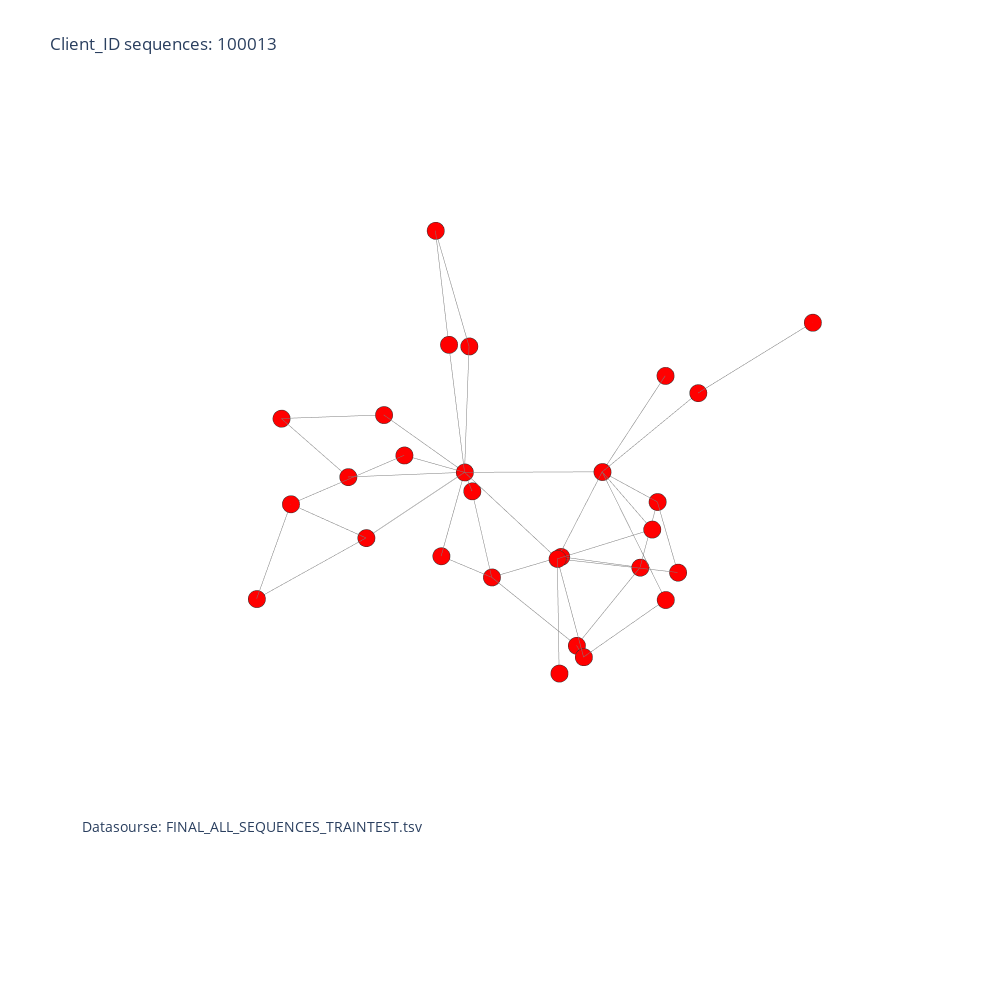

This figure's notebook cell:
### Code cell
data=[trace1, trace2]
fig=go.Figure(data=data, layout=layout)

py.iplot(fig)

### Figure 1 — Plotly figure (JSON) as saved in the notebook; plotly's stock layout.template omitted (floating-point values rounded to 4 significant figures; data arrays with more than 128 entries replaced by an {"elided": "..."} marker saying what was removed)
{"data": [{"hoverinfo": "none", "line": {"color": "rgb(125,125,125)", "width": 1}, "mode": "lines", "type": "scatter3d", "x": {"elided": "129 float values"}, "y": {"elided": "129 float values"}, "z": {"elided": "129 float values"}}, {"hoverinfo": "text", "marker": {"color": "red", "colorscale": [[0, "#440154"], [0.1111, "#482878"], [0.2222, "#3e4989"], [0.3333, "#31688e"], [0.4444, "#26828e"], [0.5556, "#1f9e89"], [0.6667, "#35b779"], [0.7778, "#6ece58"], [0.8889, "#b5de2b"], [1, "#fde725"]], "line": {"color": "rgb(50,50,50)", "width": 0.5}, "size": 6, "symbol": "circle"}, "mode": "markers", "name": "actors", "text": ["00708ed91a6904a6b2a53152c24f58f3", "03c929667f81ea227731193143637930", "09e9c17dd5ed59af4fac2bd014c28e41", "102ea67be78b0d7277d2a22719c6426d", "126562dc8703e8aa7df156fb6dcad546", "12cf546c700e955d023e335b6ca7b8b2", "1669b50f343dd2e888c2ef6e2a218b23", "3dfbbc680feefe09131f1e83ef908ec4", "4384176905e4f4591a8125da454b80f1", "4541985713e1b0d40e9f2af792a50b34", "4bd3981228debd5428b72ccaf9e16e4a", "5265ab43c658670dd554db886cd53307", "5623c50b51bfad7f99c425865e85886c", "5a449e1e2333f2f684848eb2b0c94a68", "69e9e614a4d89e7527f68c5c93231502", "80c1f1602b3784e7e6525a6e7b22fcb9", "828e617555709596bc3b9f248bbab38b", "8b588744bbc306360f774c6d068747fa", "9d3087e7e08df9267ad8676fd02b19f7", "b496d19eb25556bd64e481d11b6f7dd6", "b6486c2402c646e280af20bb4115c4bd", "c768530e7d8124941406f905bdcdcc5b", "cfaebc0021cc3729028be60c8dbf6ec8", "d694f3b60c35b806451e8d91cac8f579", "dd253659a9e69f90b62669f71daf8de2", "e841b1dc98f3b54f95c0f496cd2769fb", "effcefd26eb9accd8b96c21f4c378c20", "fc18cab3702816377a93da2726bc6a2d"], "type": "scatter3d", "x": [-0.3672, 1.913, -2.064, 0.3064, -1.499, 0.9554, 1.217, -1.522, -0.07055, 0.1222, -0.5988, 0.9398, -2.584, 0.8886, 1.663, -1.09, -0.983, -0.2758, -2.161, 2.42, -0.104, 1.282, -0.04479, 1.866, 0.5861, 1.857, -0.4015, 1.646], "y": [0.1462, 0.4914, 1.827, -0.8896, 0.7329, -1.562, 1.436, -0.6485, 1.045, 0.9125, 0.423, -0.3591, -1.211, -0.1262, -0.8913, -0.5559, 1.298, 1.499, -1.14, -1.195, -2.186, -1.401, 1.138, 0.3427, -1.082, 0.1457, 0.5149, -0.7928], "z": [0.3547, -1.819, 0.2539, -0.1108, 0.1052, 0.6583, -2.274, 0.3886, -0.6173, -1.904, -0.9669, 0.4545, 0.3977, -2.29, -0.6305, 1.192, 0.4409, 2.385, 1.306, 2.342, -0.2747, -0.4574, 1.232, 1.019, -1.411, -0.5108, 1.641, 1.525]}], "layout": {"annotations": [{"font": {"size": 14}, "showarrow": false, "text": "Datasourse: FINAL_ALL_SEQUENCES_TRAINTEST.tsv", "x": 0, "xanchor": "left", "xref": "paper", "y": 0.1, "yanchor": "bottom", "yref": "paper"}], "height": 1000, "hovermode": "closest", "margin": {"t": 100}, "scene": {"aspectmode": "auto", "aspectratio": {"x": 1.101, "y": 0.8831, "z": 1.029}, "camera": {"center": {"x": 0, "y": 0, "z": 0}, "eye": {"x": -0.4506, "y": -1.58, "z": 1.315}, "projection": {"type": "perspective"}, "up": {"x": 0, "y": 0, "z": 1}}, "xaxis": {"showbackground": false, "showgrid": false, "showline": false, "showticklabels": false, "title": {"text": ""}, "type": "linear", "zeroline": false}, "yaxis": {"showbackground": false, "showgrid": false, "showline": false, "showticklabels": false, "title": {"text": ""}, "type": "linear", "zeroline": false}, "zaxis": {"showbackground": false, "showgrid": false, "showline": false, "showticklabels": false, "title": {"text": ""}, "type": "linear", "zeroline": false}}, "showlegend": false, "title": {"text": "Client_ID sequences: 100013"}, "width": 1000}}
